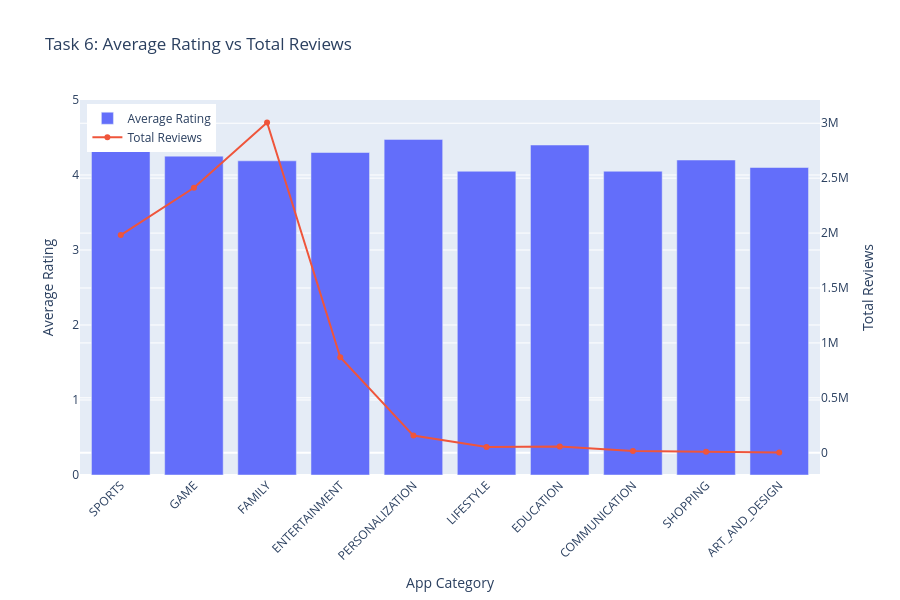

Notebook source saved alongside this figure:
### Code cell
# Graph 8 - Task 6 Dual Axis Chart

fig = go.Figure()

# Average Rating
fig.add_trace(
    go.Bar(
        x=task6_summary["Category"],
        y=task6_summary["Average_Rating"],
        name="Average Rating",
        yaxis="y1"
    )
)

# Total Reviews
fig.add_trace(
    go.Scatter(
        x=task6_summary["Category"],
        y=task6_summary["Total_Reviews"],
        name="Total Reviews",
        mode="lines+markers",
        yaxis="y2"
    )
)

fig.update_layout(
    title="Task 6: Average Rating vs Total Reviews",
    
    xaxis=dict(
        title="App Category",
        tickangle=-45
    ),
    
    yaxis=dict(
        title="Average Rating",
        range=[0, 5]
    ),
    
    yaxis2=dict(
        title="Total Reviews",
        overlaying="y",
        side="right"
    ),
    
    legend=dict(
        x=0.01,
        y=0.99
    ),
    
    height=600
)

fig.show()

### Figure 1 — Plotly figure (JSON) as saved in the notebook; plotly's stock layout.template omitted (floating-point values rounded to 4 significant figures)
{"data": [{"name": "Average Rating", "type": "bar", "x": ["SPORTS", "GAME", "FAMILY", "ENTERTAINMENT", "PERSONALIZATION", "LIFESTYLE", "EDUCATION", "COMMUNICATION", "SHOPPING", "ART_AND_DESIGN"], "y": [4.343, 4.252, 4.189, 4.3, 4.475, 4.05, 4.4, 4.05, 4.2, 4.1], "yaxis": "y"}, {"mode": "lines+markers", "name": "Total Reviews", "type": "scatter", "x": ["SPORTS", "GAME", "FAMILY", "ENTERTAINMENT", "PERSONALIZATION", "LIFESTYLE", "EDUCATION", "COMMUNICATION", "SHOPPING", "ART_AND_DESIGN"], "y": [1982000.0, 2412000.0, 3007000.0, 869100.0, 156000.0, 53380.0, 57640.0, 15400.0, 9975.0, 2167.0], "yaxis": "y2"}], "layout": {"height": 600, "legend": {"x": 0.01, "y": 0.99}, "title": {"text": "Task 6: Average Rating vs Total Reviews"}, "xaxis": {"tickangle": -45, "title": {"text": "App Category"}}, "yaxis": {"range": [0, 5], "title": {"text": "Average Rating"}}, "yaxis2": {"overlaying": "y", "side": "right", "title": {"text": "Total Reviews"}}}}
